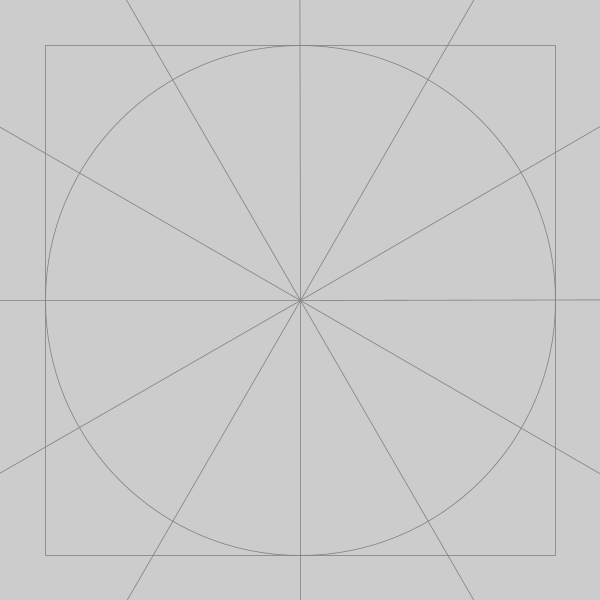
Frame 1 (no input)
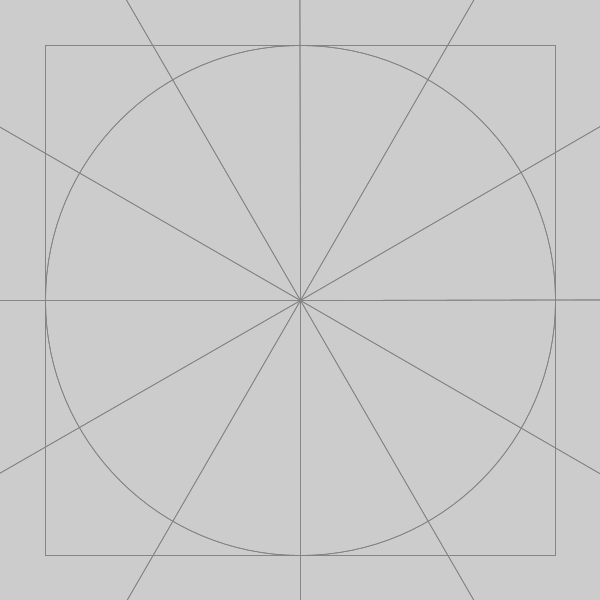
Frame 2 (the mouse pressed at the canvas centre, redrawn once)

The Processing sketch that drew these frames (run headless with seeded random() and noise(); the mouse was pressed at the canvas centre and the sketch redrawn once):

// Processing sketch: Standard_12_Point_Construction
// ── Standard_12_Point_Construction.pde

void setup() {

  size(600, 600);
  smooth(10);
  noLoop();
}

void draw() {

  fill(45, 0);
  draw_tile();
}

void draw_tile() { 

    int tile_size = int(width * .85);
    stroke(130);
    strokeWeight(.8);
    int radius =  tile_size / 2;
    int padding = int((width - tile_size) / 2);
  
  // draw all construction lines
    // draw basic grid lines
  

  rectMode(RADIUS); 
  float center = width/2;
  rect(center, center, radius, radius);
  circle(center, center, tile_size);
    
  // get all points along circle
  int numPoints = 12; 
  float angle = TWO_PI/(float)numPoints; 
  float[][] Plots;
  float[] NextPlot;

  // Setup the array
  Plots = new float [numPoints][2]; 
  for (int i = 0; i < numPoints; i++) { 
    float x = radius * 2 * sin(angle*i) + center;
    float y = radius * 2 * cos(angle*i) + center;
    Plots[i][0] = x; 
    Plots[i][1] = y;
  }

  for (int i = 0; i < numPoints; i++) { 
    float x = Plots[i][0];
    float y = Plots[i][1];
    line(x, y, center, center);

    if(i % 2 != 0) {
      // odd column
      ellipse(x, y, 5, 5);
      if (numPoints > i + 2) {
        NextPlot = Plots[i + 2];
      } else {
        NextPlot = Plots[1];   
      }
    
      float angle_b = NextPlot[0] / (radius + padding - (NextPlot[1]));
    }
  }
}
